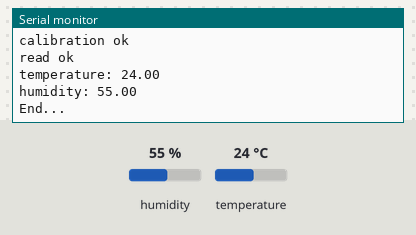
Simulated run of this sketch. Board: Arduino Uno, built with avr-gcc and run on an emulated ATmega328P. Parts: the last lines printed to the serial monitor. Wiring (inferred from the names in the program): AHT10/20 sensor at I2C address 0x38. The inputs (shaded band) are chosen by the test bench; at power-on: humidity 55 %, temperature 24 °C.

Above: at 1.2 s.
1.3 s: humidity set to 22 %
At 2.27 s:
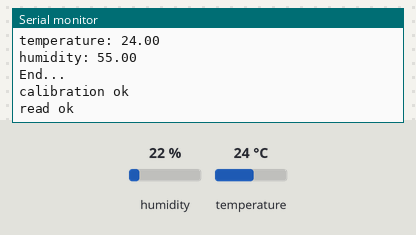
2.8 s: temperature set to 12 °C
At 3.6 s:
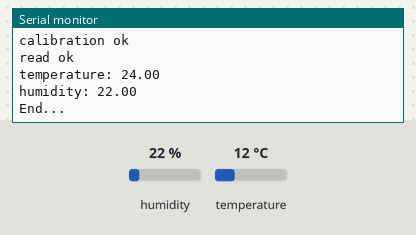
4.3 s: humidity set to 40 %
At 4.41 s:
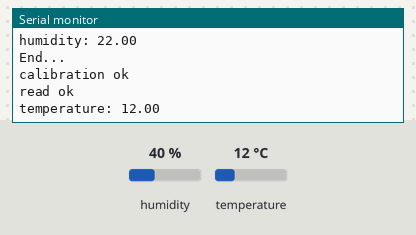
Timing chart, 0 to 7.3 s (numbered marks = the images above; inputs shaded):
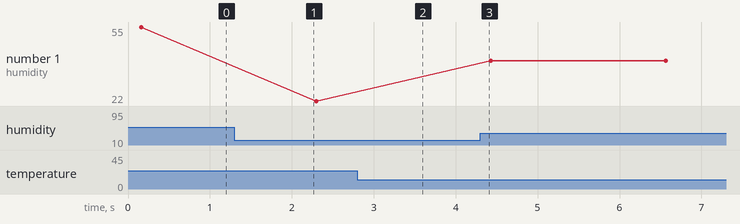

Measured:
- plotted number 1: 55 → 22 after the input at 1.3 s, 22 → 40 after the input at 4.3 s

The sketch:

home_work_05.ino
```cpp
#include <Wire.h>

#define AHT20_ADDRESS 0x38

void setup() {
  Serial.begin(9600);
  Wire.begin();
}

void loop() {
  // 1. After power-on, wait for ≥100ms Before reading the temperature and humidity value,
  // get a byte of status word by sending 0x71. If the status word and 0x18 are not equal
  // to 0x18, initialize the 0x1B, 0x1C, 0x1E registers, details Please refer to our
  // official website routine for the initialization process; if they are equal, proceed
  // to the next step.
  delay(40);
  Wire.begin();
  Wire.beginTransmission(AHT20_ADDRESS);
  Wire.write(0x71);
  Wire.endTransmission();

  Wire.requestFrom(AHT20_ADDRESS, 1);
  while (Wire.available() == 0);
  uint8_t status = Wire.read();
  if (status & (1 << 3)) {
    Serial.println("calibration ok");
  } else {
    // вообще не понял что тут нужно сделать, если в это условие я всё таки попаду...
    Serial.println("Initialization required");
    return;
  }

  // 2. Wait 10ms to send the 0xAC command (trigger measurement). This command parameter has
  // two bytes, the first byte is 0x33, and the second byte is 0x00.
  delay(10);
  Wire.beginTransmission(AHT20_ADDRESS);
  Wire.write(0xAC);
  Wire.write(0x33);
  Wire.write(0x00);
  Wire.endTransmission();

  // 3. Wait 80ms for the measurement to be completed, if the read status word Bit[7] is 0,
  // it means the measurement is completed, and then six bytes can be read continuously;
  // otherwise, continue to wait.
  delay(80);
  Wire.requestFrom(AHT20_ADDRESS, 1);
  while (Wire.available() == 0);

  uint8_t response = Wire.read();
  if (!(response & (1 << 7))) {
    Serial.println("read ok");
  } else {
    Serial.println("data not readed");
    return;
  }

  Wire.requestFrom(AHT20_ADDRESS, 6);

  // Дальше была копипаста из библиотеки, так как было лениво заниматься преобразованиями
  int32_t temperature = 0;
  int32_t humidity = 0;
  uint32_t incoming = 0;

  Wire.read();

  incoming |= (uint32_t) Wire.read() << (8 * 2);
  incoming |= (uint32_t)Wire.read() << (8 * 1);
  uint8_t midByte = Wire.read();

  incoming |= midByte;
  humidity = incoming >> 4;

  temperature = (uint32_t)midByte << (8 * 2);
  temperature |= (uint32_t)Wire.read() << (8 * 1);
  temperature |= (uint32_t)Wire.read() << (8 * 0);

  temperature = temperature & ~(0xFFF00000);

  float tempCelsius = ((float)temperature / 1048576) * 200 - 50;
  Serial.print("temperature: ");
  Serial.println(tempCelsius);

  float relHumidity = ((float)humidity / 1048576) * 100;
  Serial.print("humidity: ");
  Serial.println(relHumidity);

  Serial.println("End...");
  delay(2000);
}
```
